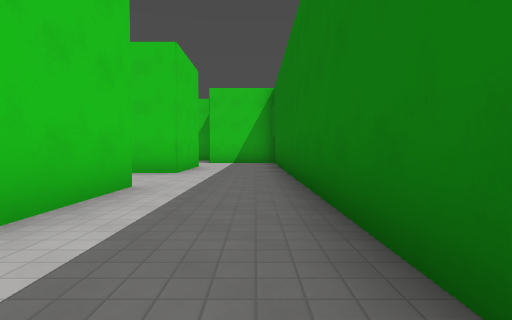
view 1 (above)

24 first-person views from a walk through a 3-D level made in the Godot game engine. The camera is 1.2 m above the floor, tilts 2° down and sees 80° across. The floor is counted in squares, 2.4 m on a side. Each view is taken from the middle of a square. On the plan, view 1 faces up. The plan holds only what a view shows up to about 9 squares ahead; the rest is blank. The place goes on beyond the plan. Surface patterns are stand-ins for the level's own textures.

view 2
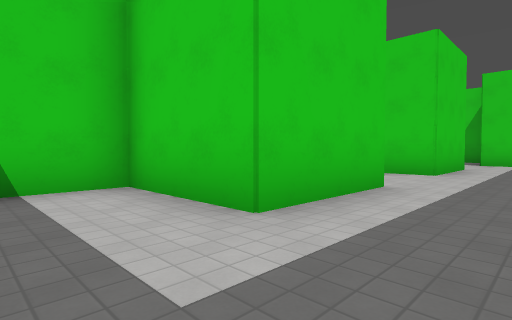

view 3
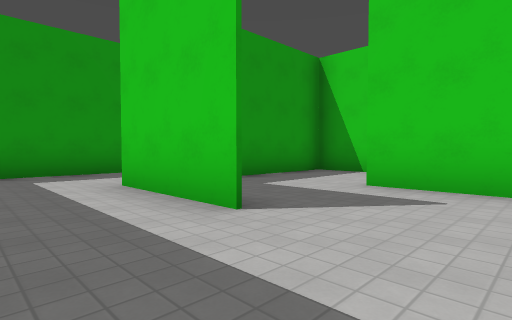

view 4
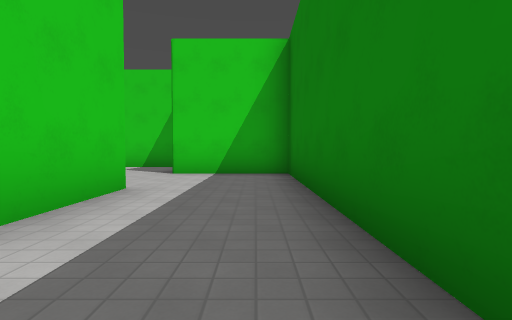

view 5
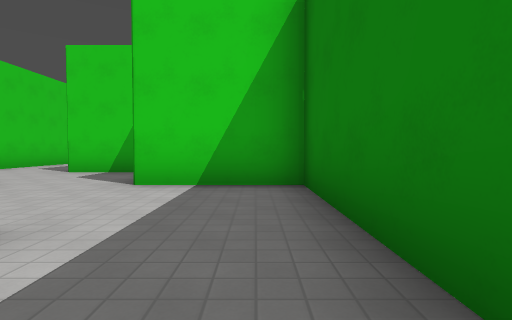

view 6
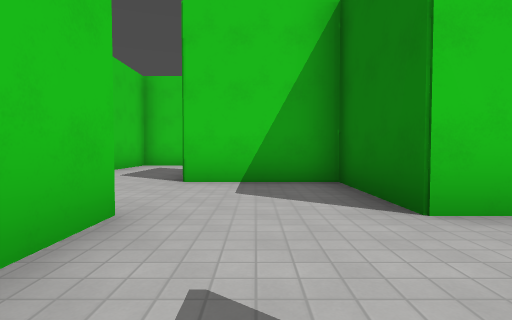

view 7
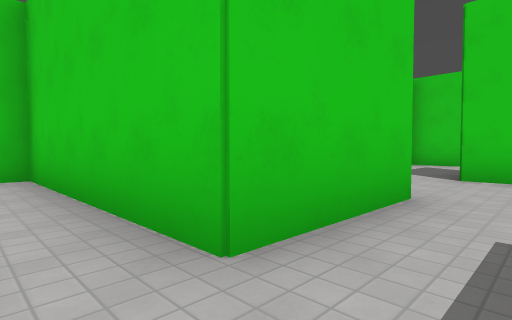

view 8
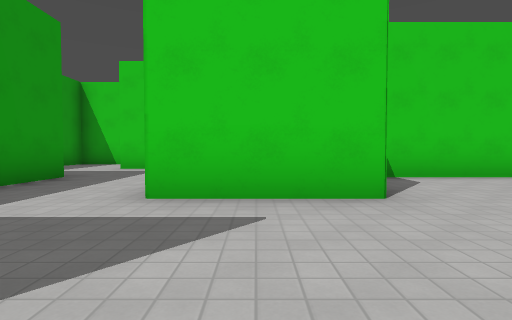

view 9
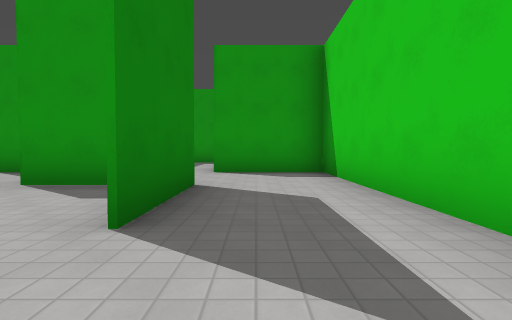

view 10
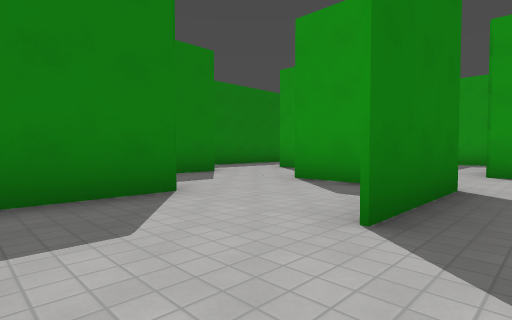

view 11
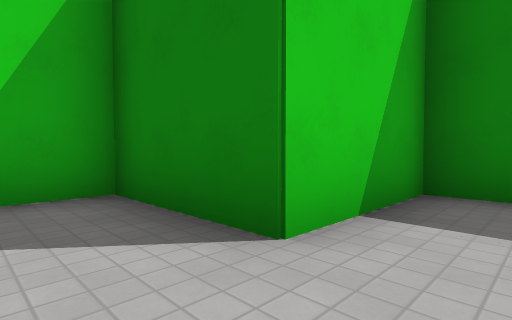

view 12
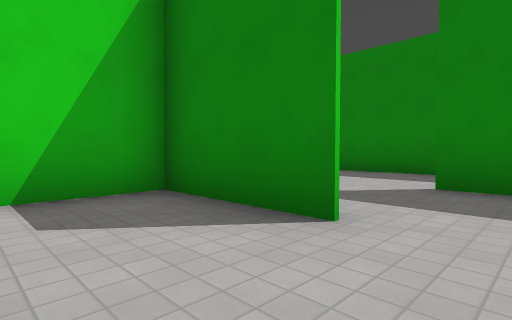

view 13
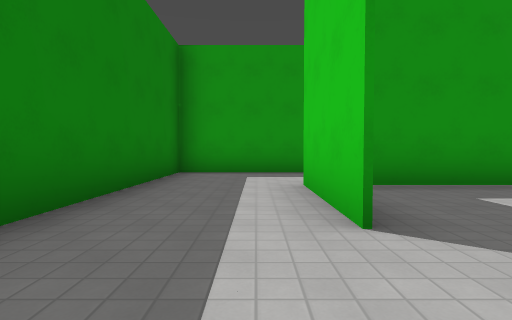

view 14
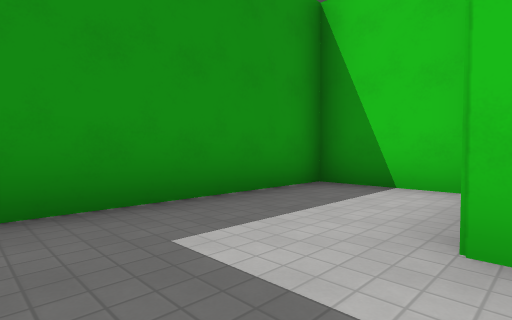

view 15
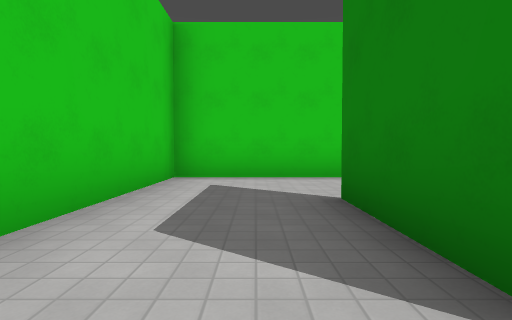

view 16
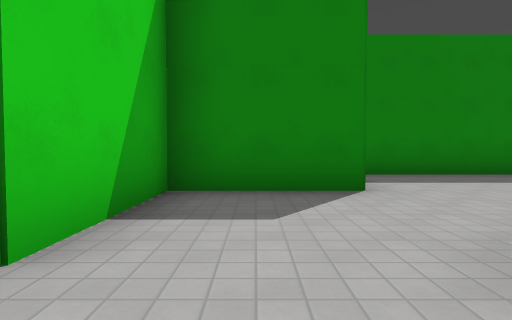

view 17
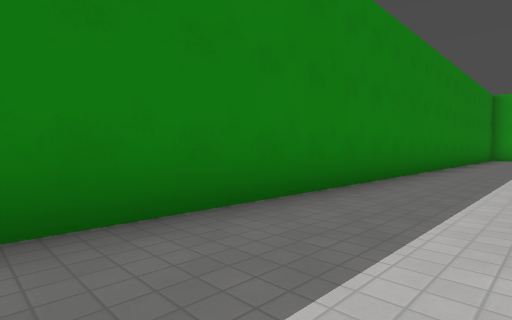

view 18
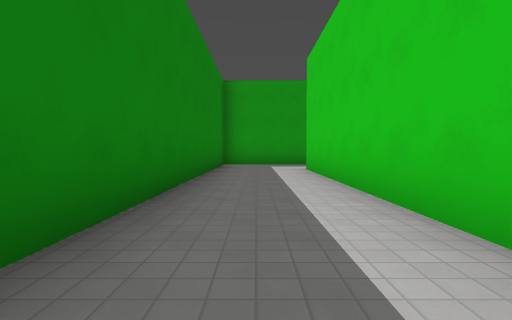

view 19
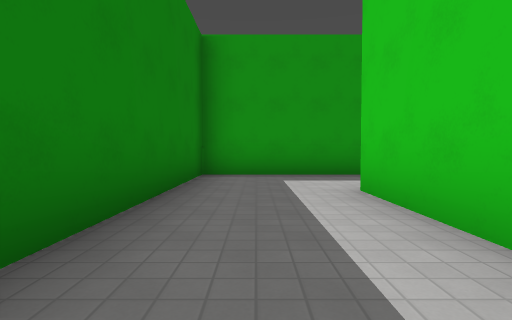

view 20
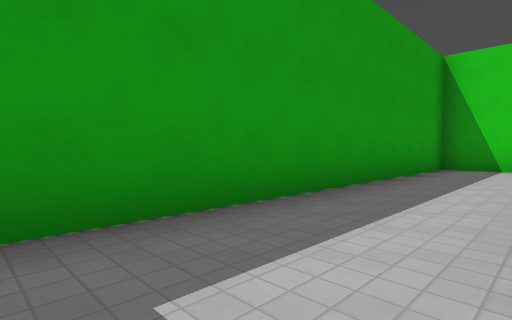

view 21
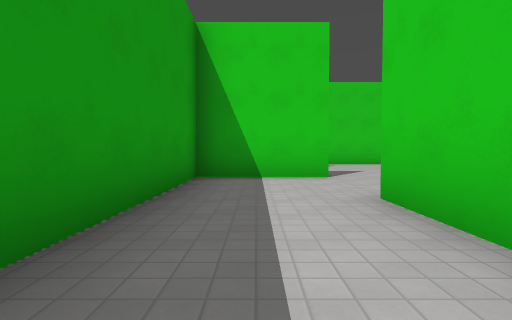

view 22
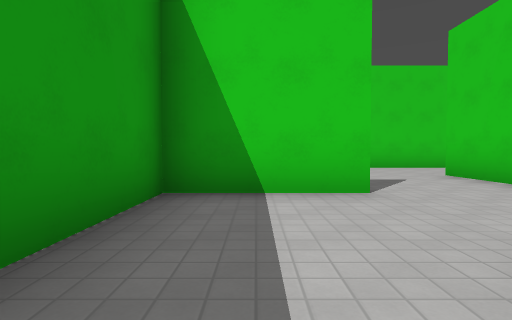

view 23
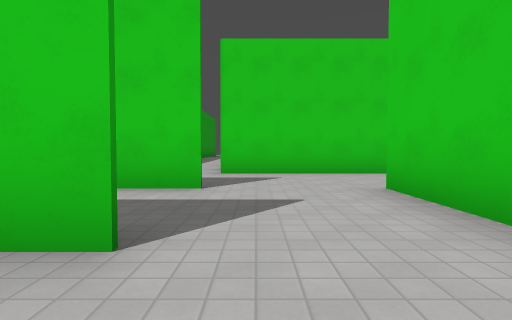

view 24
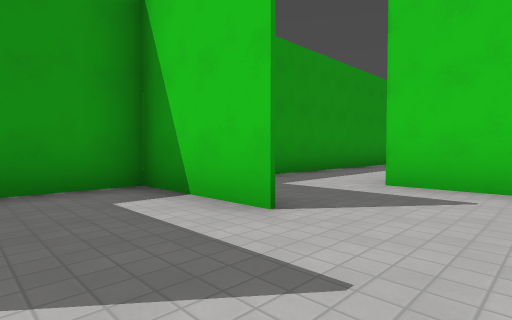

### Floor plan
Points are (right, up) in squares from view 1. A wall is a line through its corners. A room is listed if a view was taken in it or the views show most of it. See-through windows are left out.
Room 1 (views 1, 2, 3, 4, 13, 14)
walls: (-1.7, 4.1) (-1.7, 1.7) (-4.1, 1.7) (-4.1, -0.7) (0.7, -0.7) (0.7, 6.6)
ways out: opening at (-0.5, 7.5) to room 2; opening at (-2, 5.5) to room 11
Room 2 (views 5, 8)
walls: (-1.7, 9) (-1.7, 6.5); (0.7, 6.6) (0.7, 11.3) (-1.7, 11.3)
ways out: opening at (-0.5, 7.5) to room 1; opening at (-2, 9.5) to room 3
Room 3 (views 6, 7)
walls: (-6.5, 6.5) (-5.1, 6.5); (-4.1, 11.3) (-4.1, 8.9) (-8.9, 8.9) (-8.9, 6.5)
ways out: opening at (-2, 9.5) to room 2; opening at (-3, 11) to room 14; opening at (-9, 5.5)
Room 4 (views 9, 10, 15)
walls: (-4.1, 13.7) (-4.1, 16.1); (-4.6, 18.5) (-6.5, 18.5) (-6.5, 11.3) (-4.1, 11.3)
ways out: opening at (-4, 17.5) to room 12; opening at (-4, 12.5) to room 14
Room 5 (views 11, 16)
walls: (-3, 13.7) (-1.6, 13.7)
ways out: opening at (-3, 16) to room 12; opening at (-2, 15) to room 13
Room 6 (view 12)
walls: (-4.1, 4) (-4.1, 6.5) (-5.8, 6.5); (-6.5, 3) (-6.5, 1.7) (-4.5, 1.7)
ways out: opening at (-4, 3.5) to room 11
Room 7 (view 17)
walls: (0.1, 11.3) (0.8, 11.3)
ways out: opening at (1, 12.5) to room 8; opening at (-0.5, 14) to room 13
Room 8 (views 18, 19, 20, 21, 22)
walls: (0.7, 5.5) (0.7, -0.7); (-2.5, -0.7) (-4.1, -0.7); (-6.5, -1.6) (-6.5, -3.1); (-6.9, -3.1) (3.1, -3.1) (3.1, 12.9)
ways out: opening at (1, 12.5) to room 7; opening at (-5.5, -1) to room 9
Room 9 (view 23)
walls: (-6.5, -0.6) (-6.5, -1.6)
ways out: opening at (-5.5, -1) to room 8; opening at (-7, 0.5) to room 10
Room 10 (view 24)
walls: (-8.9, -0.6) (-8.9, -3.1) (-6.9, -3.1); (-6.9, 1.7) (-9, 1.7); (-11.3, 3.3) (-11.3, -0.7)
ways out: opening at (-7, 0.5) to room 9; opening at (-10, -1)
Room 11 (no view inside)
walls: (-4.1, 5.8) (-4.1, 4); (-1.7, 6.5) (-2.6, 6.5); (-1.7, 3.3) (-1.7, 4.1); (-4.5, 1.7) (-2.6, 1.7)
ways out: opening at (-2, 5.5) to room 1; opening at (-4, 3.5) to room 6
Room 12 (no view inside)
walls: (-1.7, 16.1) (-1.7, 18.5) (-4.6, 18.5)
ways out: opening at (-4, 17.5) to room 4; opening at (-3, 16) to room 5
Room 13 (no view inside)
walls: (0.7, 13.6) (0.7, 16.1) (-1.7, 16.1)
ways out: opening at (-2, 15) to room 5; opening at (-0.5, 14) to room 7
Room 14 (no view inside)
walls: (-1.7, 11.3) (-1.7, 13.7) (-4.1, 13.7)
ways out: opening at (-3, 11) to room 3; opening at (-4, 12.5) to room 4

Where each view was taken, in squares from view 1:
view 1: 0 up, 0 right, facing up
view 2: 0 up, 0 right, facing up-left
view 3: 6 up, 0 right, facing down-left
view 4: 5 up, 0 right, facing up
view 5: 7 up, 0 right, facing up
view 6: 9 up, 3 left, facing up
view 7: 8 up, 3 left, facing up-left
view 8: 10 up, 1 left, facing left
view 9: 18 up, 5 left, facing down
view 10: 18 up, 5 left, facing down-right
view 11: 15 up, 3 left, facing up-right
view 12: 3 up, 6 left, facing up-right
view 13: 6 up, 1 left, facing down
view 14: 2 up, 0 right, facing down-left
view 15: 13 up, 5 left, facing up
view 16: 15 up, 3 left, facing right
view 17: 13 up, 1 right, facing down-right
view 18: 7 up, 2 right, facing down
view 19: 3 up, 2 right, facing down
view 20: 1 down, 2 right, facing down-left
view 21: 2 down, 1 left, facing left
view 22: 2 down, 3 left, facing left
view 23: 0 up, 5 left, facing left
view 24: 1 up, 7 left, facing down-left
